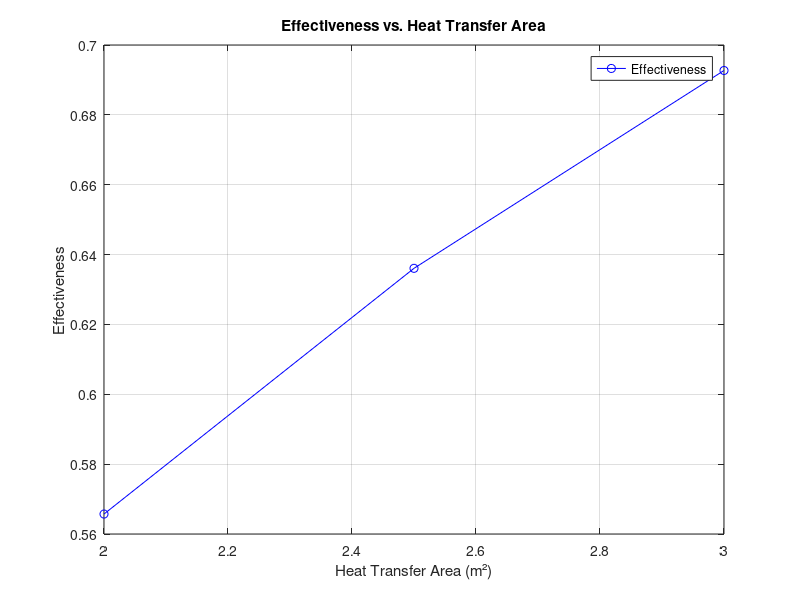
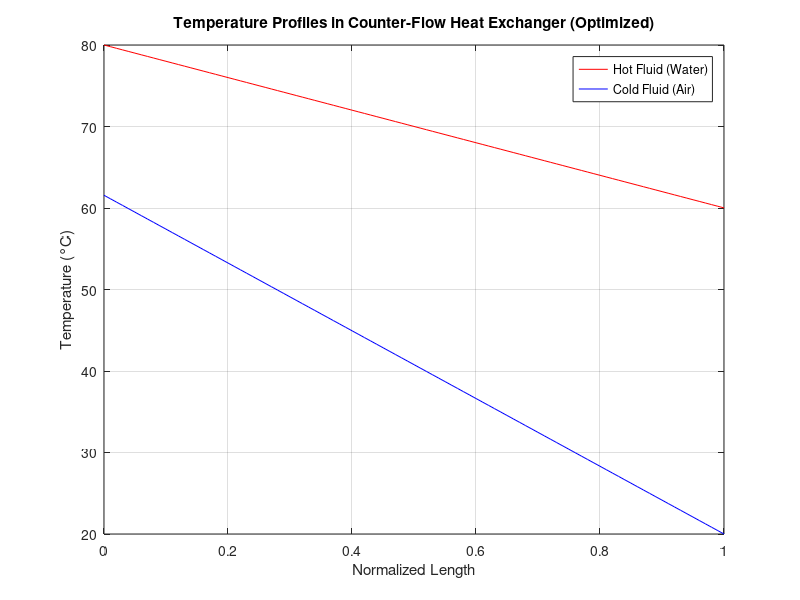

Write MATLAB code to recreate these figures, in order.
% HeatExchanger.m
% Analyzes a counter-flow heat exchanger to calculate heat transfer rate,
% outlet temperatures, effectiveness, fluid flow, and optimize performance for automotive cooling.
% Created by Uday Kaurav, May 2025, for Volvo Eicher interview preparation.

% Clear workspace and command window
clear all;
clc;

% Step 1: Define Parameters
T_h_in = 80;       % Hot fluid inlet temperature (°C)
T_c_in = 20;       % Cold fluid inlet temperature (°C)
m_h = 0.5;         % Hot fluid mass flow rate (kg/s)
m_c = 1.0;         % Cold fluid mass flow rate (kg/s)
c_ph = 4180;       % Hot fluid specific heat (J/kg·K)
c_pc = 1005;       % Cold fluid specific heat (J/kg·K)
U = 500;           % Overall heat transfer coefficient (W/m²·K)
A = 2.0;           % Initial heat transfer area (m²)

% Step 2: Initial Calculations (Baseline)
C_h = m_h * c_ph;  % Heat capacity rate of hot fluid (W/K)
C_c = m_c * c_pc;  % Heat capacity rate of cold fluid (W/K)
C_min = min(C_h, C_c);
C_max = max(C_h, C_c);
C_r = C_min / C_max;  % Capacity ratio

NTU = U * A / C_min;  % Number of Transfer Units
epsilon_guess = (1 - exp(-NTU * (1 - C_r))) / (1 - C_r * exp(-NTU * (1 - C_r)));
Q_max = C_min * (T_h_in - T_c_in);
Q = epsilon_guess * Q_max;

% Step 3: Calculate Outlet Temperatures
T_h_out = T_h_in - Q / C_h;
T_c_out = T_c_in + Q / C_c;

% Step 4: Calculate LMTD
DT1 = T_h_in - T_c_out;
DT2 = T_h_out - T_c_in;
if abs(DT1 - DT2) < 1e-6
    LMTD = DT1;
else
    LMTD = (DT1 - DT2) / log(DT1 / DT2);
end

% Step 5: Recalculate Q using LMTD
Q_LMTD = U * A * LMTD;

% Step 6: Adjust and Iterate
for i = 1:5
    Q = Q_LMTD;
    T_h_out = T_h_in - Q / C_h;
    T_c_out = T_c_in + Q / C_c;
    DT1 = T_h_in - T_c_out;
    DT2 = T_h_out - T_c_in;
    if abs(DT1 - DT2) < 1e-6
        LMTD = DT1;
    else
        LMTD = (DT1 - DT2) / log(DT1 / DT2);
    end
    Q_LMTD = U * A * LMTD;
    if abs(Q - Q_LMTD) < 1e-3
        break;
    end
end

% Step 7: Calculate Effectiveness
epsilon = Q / Q_max;

% Step 8: Display Baseline Results
fprintf('Baseline Heat Exchanger Analysis (A = %.1f m²):\n', A);
fprintf('--------------------------------\n');
fprintf('Heat Transfer Rate (Q): %.2f W\n', Q);
fprintf('Hot Fluid Outlet Temperature: %.2f °C\n', T_h_out);
fprintf('Cold Fluid Outlet Temperature: %.2f °C\n', T_c_out);
fprintf('Log Mean Temperature Difference (LMTD): %.2f °C\n', LMTD);
fprintf('Effectiveness (epsilon): %.3f\n', epsilon);

% Step 9: Optimization - Vary Heat Transfer Area (A) to Maximize Effectiveness
A_values = [2.0, 2.5, 3.0];  % Test different areas (m²)
epsilon_values = zeros(size(A_values));
Q_values = zeros(size(A_values));
T_h_out_values = zeros(size(A_values));
T_c_out_values = zeros(size(A_values));

for i = 1:length(A_values)
    A = A_values(i);
    NTU = U * A / C_min;
    epsilon_guess = (1 - exp(-NTU * (1 - C_r))) / (1 - C_r * exp(-NTU * (1 - C_r)));
    Q = epsilon_guess * Q_max;
    T_h_out = T_h_in - Q / C_h;
    T_c_out = T_c_in + Q / C_c;
    DT1 = T_h_in - T_c_out;
    DT2 = T_h_out - T_c_in;
    if abs(DT1 - DT2) < 1e-6
        LMTD = DT1;
    else
        LMTD = (DT1 - DT2) / log(DT1 / DT2);
    end
    Q_LMTD = U * A * LMTD;
    for j = 1:5
        Q = Q_LMTD;
        T_h_out = T_h_in - Q / C_h;
        T_c_out = T_c_in + Q / C_c;
        DT1 = T_h_in - T_c_out;
        DT2 = T_h_out - T_c_in;
        if abs(DT1 - DT2) < 1e-6
            LMTD = DT1;
        else
            LMTD = (DT1 - DT2) / log(DT1 / DT2);
        end
        Q_LMTD = U * A * LMTD;
        if abs(Q - Q_LMTD) < 1e-3
            break;
        end
    end
    epsilon = Q / Q_max;
    epsilon_values(i) = epsilon;
    Q_values(i) = Q;
    T_h_out_values(i) = T_h_out;
    T_c_out_values(i) = T_c_out;
end

% Select the best A (maximum epsilon)
[best_epsilon, best_idx] = max(epsilon_values);
best_A = A_values(best_idx);
best_Q = Q_values(best_idx);
best_T_h_out = T_h_out_values(best_idx);
best_T_c_out = T_c_out_values(best_idx);

% Recalculate LMTD for best A
A = best_A;
DT1 = T_h_in - best_T_c_out;
DT2 = best_T_h_out - T_c_in;
if abs(DT1 - DT2) < 1e-6
    LMTD = DT1;
else
    LMTD = (DT1 - DT2) / log(DT1 / DT2);
end

% Display Optimization Results
fprintf('\nOptimization Results:\n');
fprintf('--------------------------------\n');
for i = 1:length(A_values)
    fprintf('Area = %.1f m², Q = %.2f W, Effectiveness = %.3f, T_h_out = %.2f °C, T_c_out = %.2f °C\n', ...
        A_values(i), Q_values(i), epsilon_values(i), T_h_out_values(i), T_c_out_values(i));
end
fprintf('\nBest Configuration:\n');
fprintf('Area = %.1f m², Q = %.2f W, Effectiveness = %.3f, T_h_out = %.2f °C, T_c_out = %.2f °C\n', ...
    best_A, best_Q, best_epsilon, best_T_h_out, best_T_c_out);

% Plot Effectiveness vs. Area
figure;
plot(A_values, epsilon_values, 'b-o', 'DisplayName', 'Effectiveness');
xlabel('Heat Transfer Area (m²)');
ylabel('Effectiveness');
title('Effectiveness vs. Heat Transfer Area');
legend('Location', 'best');
grid on;
saveas(gcf, 'optimization_plot.png');

% Step 10: Fluid Flow Analysis - Calculate Pressure Drop for Air
rho_c = 1.2;         % Density of air (kg/m³)
A_cross = 0.02;      % Cross-sectional area of air flow path (m²)
V_c = m_c / (rho_c * A_cross);  % Velocity of air (m/s)
f = 0.02;            % Friction factor (assumed)
L = 1.0;             % Length of exchanger (m)
D = 0.01;            % Hydraulic diameter (m)
delta_P = f * (L / D) * (rho_c * V_c^2 / 2);  % Pressure drop (Pa)

fprintf('\nFluid Flow Analysis:\n');
fprintf('--------------------------------\n');
fprintf('Air Velocity: %.2f m/s\n', V_c);
fprintf('Pressure Drop (Air): %.2f Pa (%.2f kPa)\n', delta_P, delta_P/1000);

% Step 11: Plot Temperature Profiles (Using Optimized Parameters)
x = 0:0.01:1;  % Normalized length (0 to 1)
T_h = T_h_in - (T_h_in - best_T_h_out) * x;  % Hot fluid: T_h_in to best_T_h_out
T_c = T_c_in + (best_T_c_out - T_c_in) * (1 - x);  % Cold fluid: best_T_c_out at x=0 to T_c_in at x=1

figure;
plot(x, T_h, 'r-', 'DisplayName', 'Hot Fluid (Water)'); hold on;
plot(x, T_c, 'b-', 'DisplayName', 'Cold Fluid (Air)');
xlabel('Normalized Length');
ylabel('Temperature (°C)');
title('Temperature Profiles in Counter-Flow Heat Exchanger (Optimized)');
legend('Location', 'best');
grid on;
hold off;

% Save the updated plot
saveas(gcf, 'temperature_profile_optimized.png');